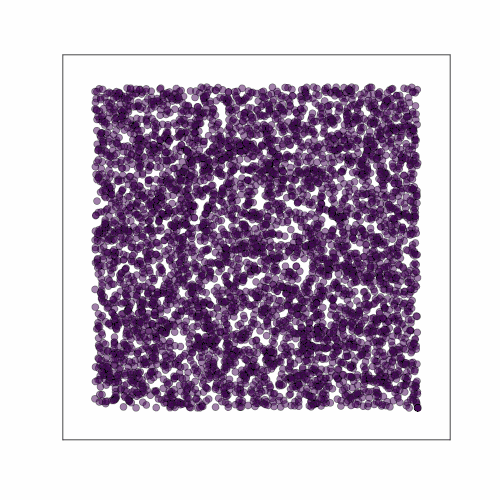
#> input picture movies/heart.gif, 500 x 500 px, given in place of heart.png, which was not available
$ python sample_image_points.py
#> lines starting #> are read from the running program, lines starting #| are printed output that depends on the picture; after the words box and inside, x2 and y2 are one past the last pixel; in counts of white or black regions, pixels touching at a corner belong together; pictures that were not available may be replaced by others from this repository, and a replacement may not be noted
"""
This script loads an image, thresholds it, and randomly samples N points from the image.
"""
import matplotlib.pyplot as plt
import numpy as np
from PIL import Image

in_file = "heart.png"
out_file = "heart_points.npy"

def main():
    # Open and convert to grayscale
    img = Image.open(in_file).convert("L")
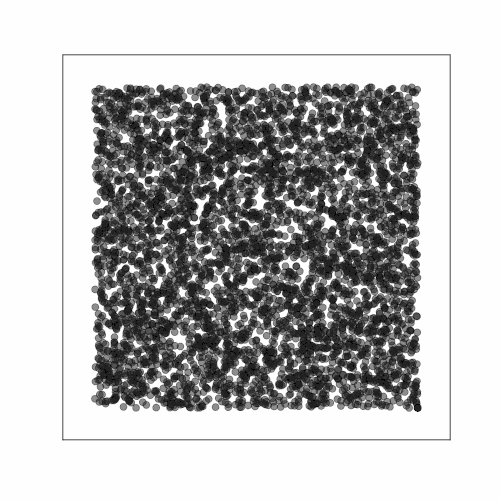
#> img: PIL image 500x500 L; min 1, max 254, mean 185.5
    img = Image.eval(img, lambda x: 255 - x)
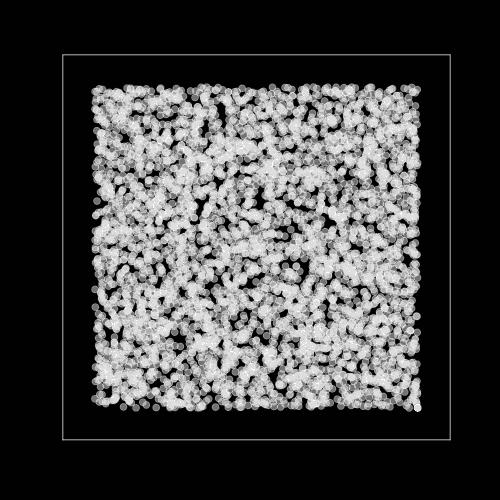
#> img: PIL image 500x500 L; min 1, max 254, mean 69.5
    # Threshold the image
    img = np.array(img)
    # Threshold the image
    threshold = 100
    img[img < threshold] = 0
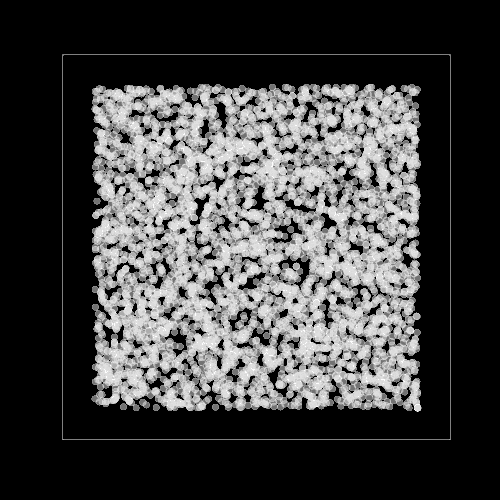
#> img: shape (500, 500); min 0, max 254, mean 67.1
    img[img >= threshold] = 1
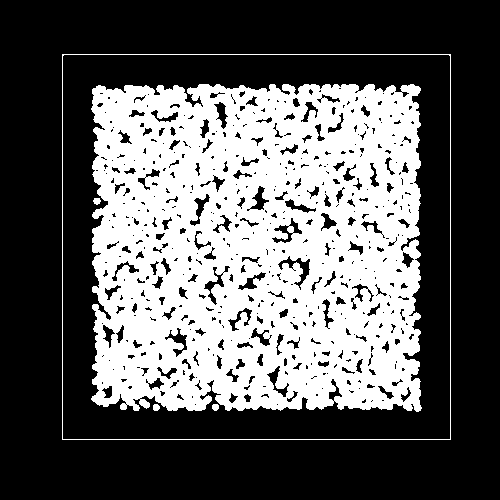
#> img: shape (500, 500); values 0 (black) and 1 (white), 37.2% white; 5 white regions, box (x1, y1, x2, y2) and area: (91, 84, 422, 412) 91311, (62, 54, 451, 440) 1548, (93, 198, 101, 205) 42, (153, 404, 160, 411) 41, (212, 404, 219, 411) 41
    # Get indices where the image is 1
    indices = np.where(img > 0)
#> indices = 92983 positions, rows 54 to 439, columns 62 to 450
    # Get the pixel locations where the image is 1
    locs = np.array(list(zip(indices[0], indices[1])))
#> locs = 92983 pairs, first value 54 to 439, second value 62 to 450

    # Randomly sample N points
    n_points = 5000
    idx = np.random.choice(locs.shape[0], n_points, replace=False)
    points = locs[idx].astype(np.float32)
#> points = 5000 pairs, first value 54 to 439, second value 62 to 450
    # Scale to [-5, 5]
    height, width = img.shape
#> height = 500; width = 500
    points[:, 0] = 10.0 * points[:, 0] / float(height) - 5.0
    points[:, 1] = 10.0 * points[:, 1] / float(width) - 5.0
    # Rotate by 90 degrees
    points = np.flip(points, axis=1)
#> points = 5000 pairs, first value -3.76 to 4, second value -3.92 to 3.78
    plt.scatter(points[:, 1], points[:, 0], s=5)

    # Save the points with numpy
    np.save(out_file, points)
    # draw image
    # img = np.rot90(img)
    # plt.imshow(img)
    # no ticks
    plt.xticks([])
    plt.yticks([])

    plt.show()
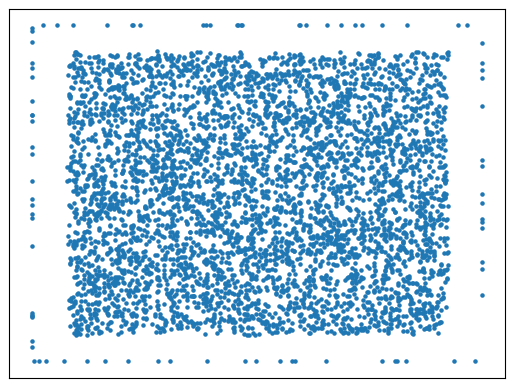
#> figure drawn by matplotlib, 1 panel

    return


if __name__ == "__main__":
    main()
